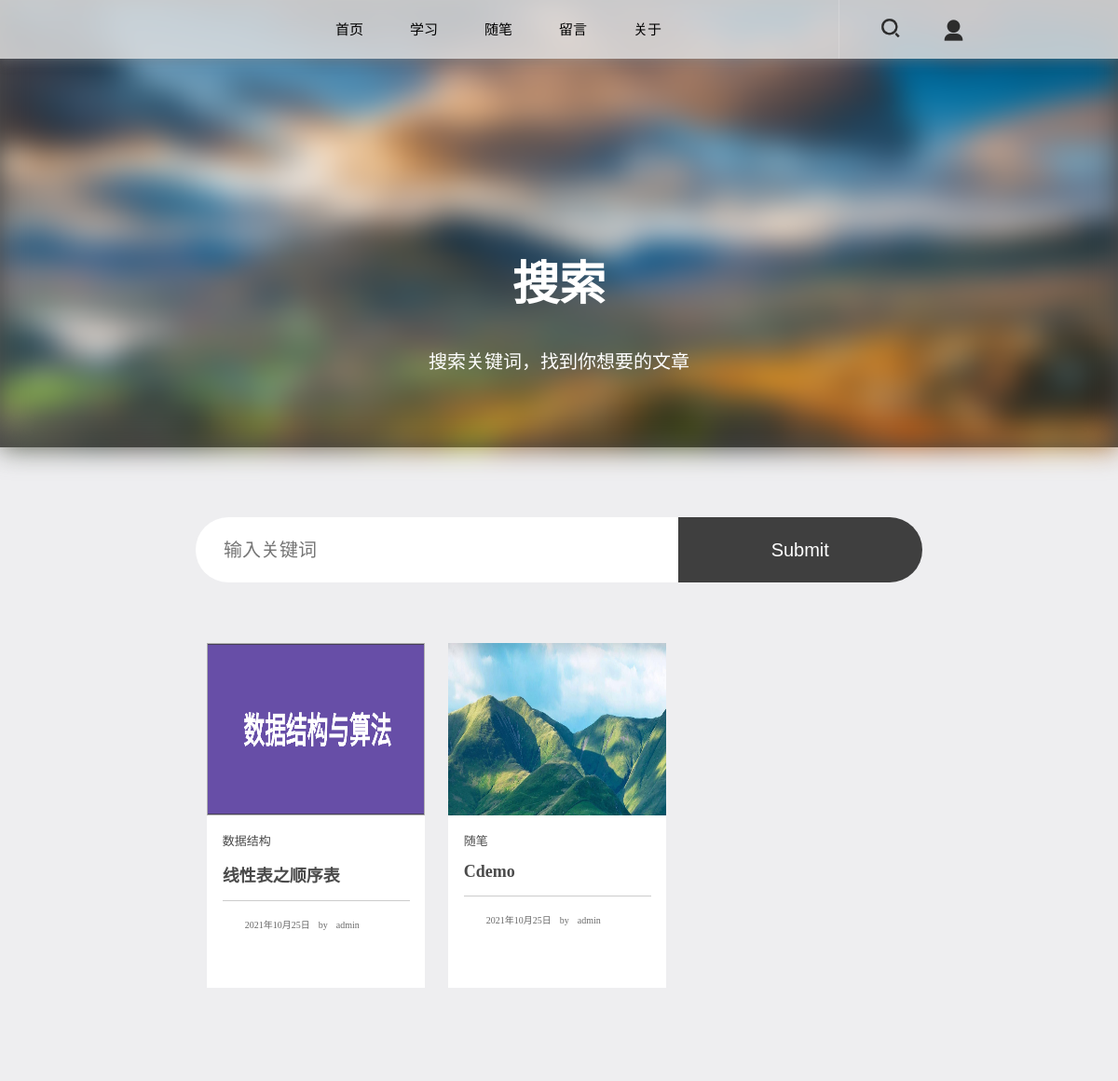
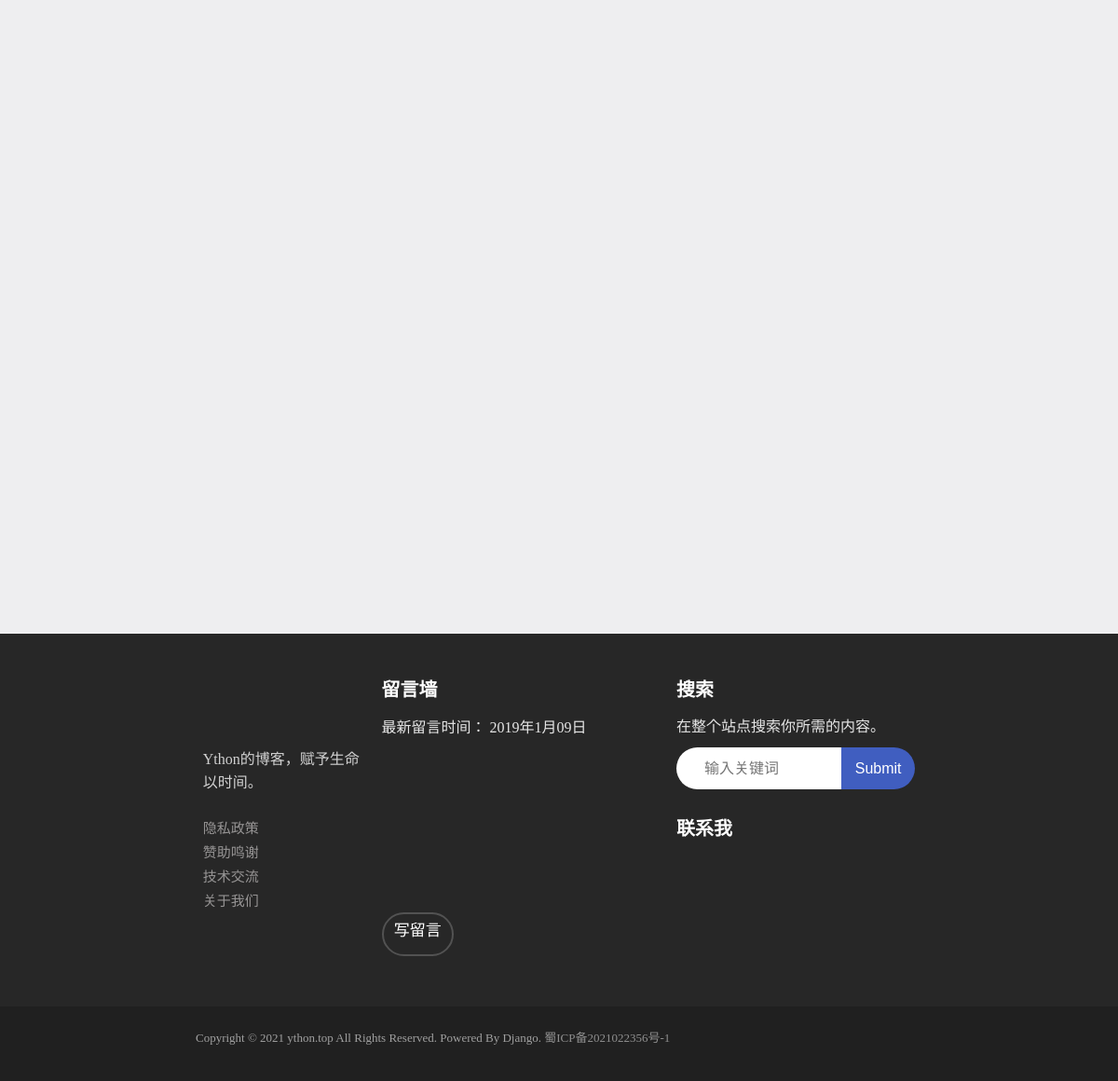
Page /search/?name= on the committed database (2 pictures, top to bottom).
### blog/models.py (models this page shows)
class Section(models.Model):
    id = models.AutoField(primary_key=True)
    name = models.CharField(max_length=20, verbose_name='name', unique=True)
    TreeSum = models.IntegerField(max_length=200, verbose_name='TreeSum', default=0)
    describe = models.CharField(max_length=50, verbose_name='describe', null=True)
    image = models.ImageField('照片', upload_to='uploadimg/', blank=True, null=True)
    parent = models.IntegerField(max_length=200, verbose_name='parent', default=0)

class Article(models.Model):
    id = models.AutoField(primary_key=True)
    writer = models.CharField(max_length=255, verbose_name='writer')
    time = models.DateField(verbose_name='time', auto_now=True)
    title = models.CharField(max_length=255, verbose_name='title')
    ftitle = models.CharField(max_length=255, verbose_name='ftitle', default='null')
    body = models.CharField(max_length=60000, verbose_name='body')
    parent = models.IntegerField(max_length=200, verbose_name='parent', default=0)
    section = models.IntegerField(max_length=200, verbose_name='section', default=0)
    image = models.ImageField('照片', upload_to='uploadimg/', blank=True, null=True)

### blog/views.py (the view)
# urls.py: path('search/', views.search, name='search'),
def search(request):
    dic = {'title2': '搜索', 'page': 'navs', 'navs': models.Section.objects.all(),
           'mess': models.Remark.objects.all().order_by('-id')[:5], 'messlast': models.Remark.objects.last()}
    if request.user.is_authenticated:
        dic['login'] = True
    else:
        dic['login'] = False
    getsetting(dic)
    if request.method == 'GET':
        name = request.GET['name']
        dic['articles'] = models.Article.objects.filter(
            Q(title__contains=name) | Q(ftitle__contains=name) | Q(writer__contains=name))
        dic['value'] = name
    return render(request, 'article/search.html', dic)

### blog/views.py (called while the page is built)
def getsetting(dic):
    f = open('static/setting/setting.json', 'r')
    data = f.read()
    data = json.loads(data)
    dic.update(data)
    f.close()

### templates/article/search.html (shortened to what this page needs)
{% extends 'article/base.html' %}
{% block content %}
    <div class="navimage">
        <div style="width: 100%;height: 100%;">
        <img class="navbackimage" src="/static/image/search.jpg" style="width: 100%;height: 100%;z-index: 10;object-fit: cover;"></div>
        <div class="navimages">
            <p class="navimagesfont"><b>搜索</b></p>
            <p class="navimagesfont2">搜索关键词，找到你想要的文章</p>
        </div>
    </div>
    <div class="newArticle">
        <div class="articleBox">
                <form action="/search/" method="GET">
                    <div class="navSearchBox" >
                        <input type="text" class="navSearchBoxText2" placeholder="输入关键词" name="name" value="{{value}}">
                        <input type="submit" class="navSearchBoxSub2">
                    </div>
                </form>
            {% if articles|length > 0 %}
            <div class="articles">
                {% for article in articles %}
                <div class="article">
                    <a href="/article/?id={{article.id}}">
                        <div class="articleimg">
                            <img src="/static/{{article.image}}" alt="" style="width: 100%;height: 100%;" >
                        </div>
                        <div class="articlefont">
                            <p style="color: rgb(75, 75, 75);font-size: 13px;">
                                {% for nav in navs %}
                                {% if article.section == nav.id %}
                                {{nav.name}}
                                {% endif %}
                                {% endfor %}</p>
                            <p style="color: rgb(75, 75, 75);font-size: 18px;margin-top:7%;margin-bottom: 7%;white-space:nowrap;text-overflow:ellipsis;overflow:hidden;"><b>{{article.title}}</b></p>
                            <div class="articleline"></div>
                            <div class="articletime">
                                <embed src="/static/svg/clock.svg" width="15" height="15" type="image/svg+xml" />
                                <h style="font-size: 10px;color: rgb(105, 105, 105);margin-left: 5px;">{{article.time}}</h>
                                <h style="font-size: 10px;color: rgb(105, 105, 105);margin-left: 5px;">by</h>
                                <h style="font-size: 10px;color: rgb(105, 105, 105);margin-left: 5px;">{{article.writer}}</h>
                            </div>
                        </div>
                    </a>
                </div>
                {% endfor %}
            </div>
            {% endif %}
        </div>
    </div>
{% block bottom %}
{% include 'blog/bottom.html' %}
{% endblock %}
{% endblock %}

### templates/blog/navheader.html (shortened to what this page needs)
<header>
    <div class="headertwo">
        <div class="logo">
            <embed src="/static/svg/logo.svg" width="50" height="50" type="image/svg+xml"  style="margin-top:7px;"/>
        </div>
        <div class="navs">
                <div class="navbox"><a href="/" class="navfont2">首页</a></div>
                <ul class="nav1">
                    {% for nav in navs %}
                    {% if nav.TreeSum == 0 %}
                    {% if nav.parent == 0 %}
                    <div class="navbox"><a href="/navs/?name={{nav.id}}&page=1" class="navfont2">{{nav.name}}</a></div>
                    {% endif %}
                    {% elif nav.TreeSum > 0 %}
                    <li>
                    <div class="navbox"><a href="#" class="navfont2">{{nav.name}}</a></div>
                    </li>
                    {% endif %}
                    {% endfor %}
                </ul>
                <div class="navbox"><a href="/mess/" class="navfont2">留言</a></div>
                <div class="navbox"><a href="/about/" class="navfont2">关于</a></div>
        </div>
        <div class="search">
            <a href="/search/?name="><img src="/static/image/search1.png" alt="" width="30" height="30" style="margin-top:15px;margin-left: 40px;" ></a>
            {% if login == False %}
            <a href="/accounts/login/"><img src="/static/image/loginico1.png" alt="" width="25" height="25" style="margin-top:20px;margin-left: 40px;"></a>
            {% endif %}
        </div>
    </div>
</header>

### static/css/home.css (style rules this page uses)
* { margin:0; padding:0; }
html,body { width:100%; height:100%; font-family:"黑体"; }
header { font-family:"黑体"; }
.headertwo { height:63px; width: 100%; display: flex; background-color:rgb(245, 245, 245); box-shadow: 0px 5px 10px #88888859; z-index: 990; position: absolute; }
.logo { margin-left: 20%; width: 10%; height: 100%; }
.navs { width: 45%; height: 100%; display: flex; }
.search { width: 10%; height: 100%; border-left:1px solid rgba(255, 255, 255, 0.20); display: flex; }
.newArticle { width: 100%; height: 170%; background-color:rgb(238, 238, 240); display: flex; }
.navbox { height: auto; font-size: 15px; margin-top: 20px; color: rgb(255, 255, 255); margin-right: 50px; }
li { list-style: none; }
a { text-decoration:none; }
.articleBox { width: 65%; height: 120%; margin: auto; padding-top: 3%; }
.articles { width: 100%; height: 65%; }
.article { width: 30%; height: 370px; background-color: rgb(255, 255, 255); float: left; margin: 1.6%; -webkit-animation-name: box; -webkit-animation-duration: 2s; -webkit-animation-iteration-count: 1; }
.articleimg { width: 100%; height: 50%; background-color: rgb(175, 175, 175); }
.articlefont { margin-left: 7%; margin-right: 7%; margin-top: 7%; }
.articleline { width: 100%; height: 1px; border-bottom:1px solid rgba(0, 0, 0, 0.2); }
.articletime { float: left; width: 100%; margin-top: 7%; }
.navSearchBox { width: 100%; height: 45px; border-radius: 50px; margin-top: 5%; margin-bottom: 10%; display: flex; }
.navSearchBoxText2 { font-size: 20px; color: rgb(124, 124, 124); padding-left: 30px; width: 65%; height: 70px; background-color: white; border-top-left-radius: 50px; border-bottom-left-radius: 50px; outline-style: none ; border: 0px; }
.navSearchBoxSub2 { font-size: 20px; color: rgb(255, 255, 255); width: 35%; height: 70px; background-color: rgb(63, 63, 63); border-top-right-radius: 50px; border-bottom-right-radius: 50px; border: 0px; }
.navimage { width: 100%; height: 60%; box-shadow: 0px 0px 10px 100px rgba(0, 0, 0, 0.712) inset; z-index: 1; }
.navimages { width: 100%; position: absolute; }
.navimagesfont { font-size: 50px; color: rgb(255, 255, 255); text-align: center; margin-top: -18%; -webkit-animation-name: box; -webkit-animation-duration: 2s; -webkit-animation-iteration-count: 1; }
.navimagesfont2 { font-size: 20px; color: rgb(255, 255, 255); text-align: center; margin-top: 3%; -webkit-animation-name: box; -webkit-animation-duration: 2s; -webkit-animation-iteration-count: 1; }
.nav1 { display: flex; }
.navfont2 { color: #000000; }
.navbackimage { filter: blur(15px) }

### static/css/admin.css (style rules this page uses)
* { margin:0;padding:0 }

### rows in the picture
Section: name "学习"
Section: name "随笔"
Article: image (picture), title "线性表之顺序表", time "2021年10月25日", writer "admin"
Section: name "数据结构"
Article: image (picture), title "Cdemo", time "2021年10月25日", writer "admin"

### other values in the picture
{{ SITE_DESC }} "Ython的博客，赋予生命以时间。"
{{ CN_GOV_RECORD_DATA }} "蜀ICP备2021022356号-1"
